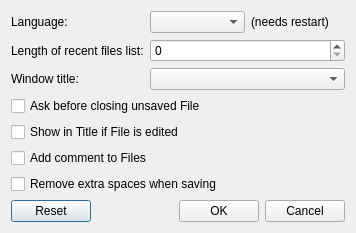
<?xml version="1.0" encoding="UTF-8"?>
<ui version="4.0">
 <class>SettingsDialog</class>
 <widget class="QDialog" name="SettingsDialog">
  <property name="geometry">
   <rect>
    <x>0</x>
    <y>0</y>
    <width>356</width>
    <height>206</height>
   </rect>
  </property>
  <property name="windowTitle">
   <string>Settings</string>
  </property>
  <layout class="QVBoxLayout" name="verticalLayout">
   <item>
    <layout class="QFormLayout" name="formLayout">
     <item row="0" column="0">
      <widget class="QLabel" name="label">
       <property name="text">
        <string>Language:</string>
       </property>
      </widget>
     </item>
     <item row="0" column="1">
      <layout class="QHBoxLayout" name="horizontalLayout_4">
       <item>
        <widget class="QComboBox" name="language_box">
         <property name="maximumSize">
          <size>
           <width>200</width>
           <height>16777215</height>
          </size>
         </property>
        </widget>
       </item>
       <item>
        <widget class="QLabel" name="label_2">
         <property name="text">
          <string>(needs restart)</string>
         </property>
        </widget>
       </item>
      </layout>
     </item>
     <item row="1" column="0">
      <widget class="QLabel" name="label_3">
       <property name="text">
        <string>Length of recent files list:</string>
       </property>
      </widget>
     </item>
     <item row="1" column="1">
      <widget class="QSpinBox" name="recent_files_spin_box"/>
     </item>
     <item row="2" column="0">
      <widget class="QLabel" name="label_4">
       <property name="text">
        <string>Window title:</string>
       </property>
      </widget>
     </item>
     <item row="2" column="1">
      <widget class="QComboBox" name="window_title_box"/>
     </item>
    </layout>
   </item>
   <item>
    <widget class="QCheckBox" name="check_save_check_box">
     <property name="text">
      <string>Ask before closing unsaved File</string>
     </property>
    </widget>
   </item>
   <item>
    <widget class="QCheckBox" name="title_edited_check_box">
     <property name="text">
      <string>Show in Title if File is edited</string>
     </property>
    </widget>
   </item>
   <item>
    <widget class="QCheckBox" name="add_comment_check_box">
     <property name="text">
      <string>Add comment to Files</string>
     </property>
    </widget>
   </item>
   <item>
    <widget class="QCheckBox" name="strip_spaces_check_box">
     <property name="text">
      <string>Remove extra spaces when saving</string>
     </property>
    </widget>
   </item>
   <item>
    <spacer name="verticalSpacer">
     <property name="orientation">
      <enum>Qt::Vertical</enum>
     </property>
     <property name="sizeHint" stdset="0">
      <size>
       <width>20</width>
       <height>40</height>
      </size>
     </property>
    </spacer>
   </item>
   <item>
    <layout class="QHBoxLayout" name="horizontalLayout_2">
     <item>
      <widget class="QPushButton" name="reset_button">
       <property name="text">
        <string>Reset</string>
       </property>
      </widget>
     </item>
     <item>
      <spacer name="horizontalSpacer">
       <property name="orientation">
        <enum>Qt::Horizontal</enum>
       </property>
       <property name="sizeHint" stdset="0">
        <size>
         <width>40</width>
         <height>20</height>
        </size>
       </property>
      </spacer>
     </item>
     <item>
      <widget class="QPushButton" name="ok_button">
       <property name="text">
        <string>OK</string>
       </property>
      </widget>
     </item>
     <item>
      <widget class="QPushButton" name="cancel_button">
       <property name="text">
        <string>Cancel</string>
       </property>
      </widget>
     </item>
    </layout>
   </item>
  </layout>
 </widget>
 <resources/>
 <connections/>
</ui>
